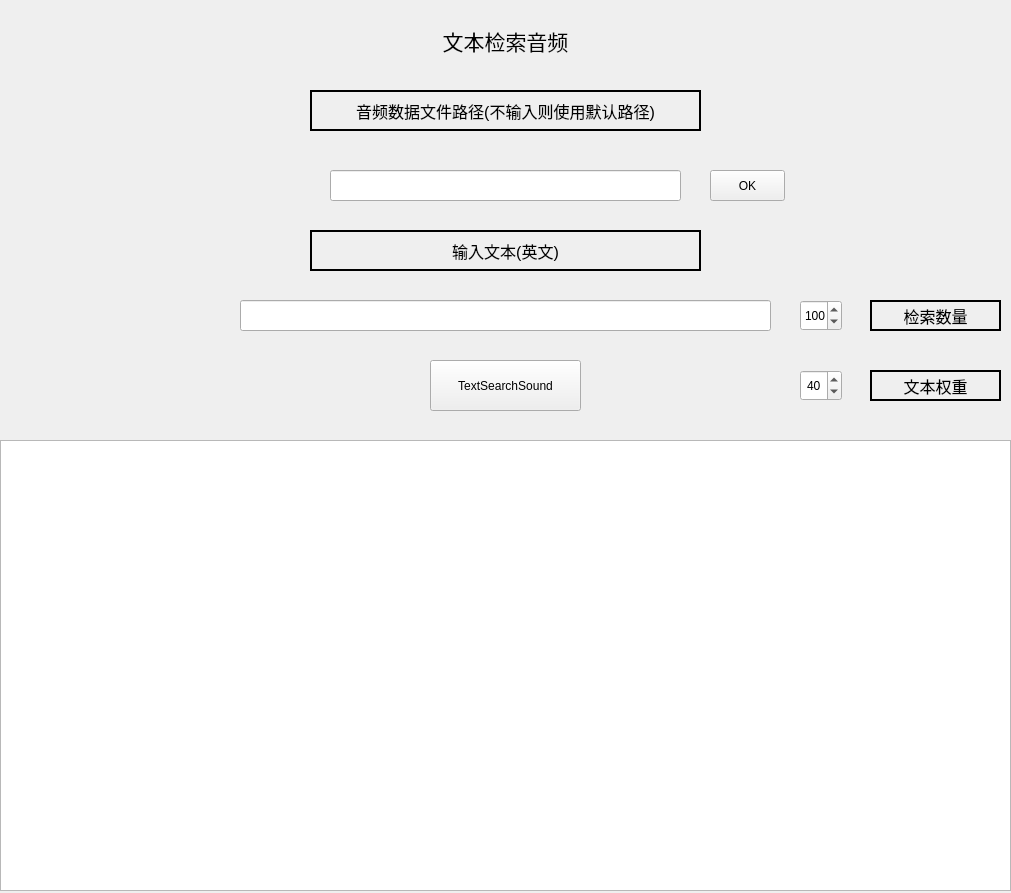
<?xml version="1.0" encoding="UTF-8"?>
<ui version="4.0">
 <class>Form_TextSearchSound</class>
 <widget class="QWidget" name="Form_TextSearchSound">
  <property name="geometry">
   <rect>
    <x>0</x>
    <y>0</y>
    <width>1011</width>
    <height>893</height>
   </rect>
  </property>
  <property name="windowTitle">
   <string>TextSearchSound</string>
  </property>
  <property name="windowIcon">
   <iconset theme="accessories-character-map"/>
  </property>
  <widget class="QTableView" name="tableView_TextSearchSound">
   <property name="geometry">
    <rect>
     <x>0</x>
     <y>440</y>
     <width>1011</width>
     <height>451</height>
    </rect>
   </property>
  </widget>
  <widget class="QLineEdit" name="lineEdit_TextSearchSound">
   <property name="geometry">
    <rect>
     <x>240</x>
     <y>300</y>
     <width>531</width>
     <height>31</height>
    </rect>
   </property>
  </widget>
  <widget class="QLabel" name="label_TextSearchSound">
   <property name="geometry">
    <rect>
     <x>380</x>
     <y>20</y>
     <width>251</width>
     <height>41</height>
    </rect>
   </property>
   <property name="font">
    <font>
     <pointsize>16</pointsize>
    </font>
   </property>
   <property name="text">
    <string>文本检索音频</string>
   </property>
   <property name="alignment">
    <set>Qt::AlignmentFlag::AlignCenter</set>
   </property>
  </widget>
  <widget class="QPushButton" name="pushButton_TextSearchSound">
   <property name="geometry">
    <rect>
     <x>430</x>
     <y>360</y>
     <width>151</width>
     <height>51</height>
    </rect>
   </property>
   <property name="sizePolicy">
    <sizepolicy hsizetype="Expanding" vsizetype="Expanding">
     <horstretch>0</horstretch>
     <verstretch>0</verstretch>
    </sizepolicy>
   </property>
   <property name="text">
    <string>TextSearchSound</string>
   </property>
   <property name="icon">
    <iconset theme="accessories-character-map"/>
   </property>
  </widget>
  <widget class="QLabel" name="label_ParquetFilePath">
   <property name="geometry">
    <rect>
     <x>310</x>
     <y>90</y>
     <width>391</width>
     <height>41</height>
    </rect>
   </property>
   <property name="sizePolicy">
    <sizepolicy hsizetype="Expanding" vsizetype="Expanding">
     <horstretch>0</horstretch>
     <verstretch>0</verstretch>
    </sizepolicy>
   </property>
   <property name="font">
    <font>
     <pointsize>12</pointsize>
     <bold>false</bold>
    </font>
   </property>
   <property name="autoFillBackground">
    <bool>true</bool>
   </property>
   <property name="frameShape">
    <enum>QFrame::Shape::WinPanel</enum>
   </property>
   <property name="frameShadow">
    <enum>QFrame::Shadow::Plain</enum>
   </property>
   <property name="lineWidth">
    <number>1</number>
   </property>
   <property name="midLineWidth">
    <number>0</number>
   </property>
   <property name="text">
    <string>音频数据文件路径(不输入则使用默认路径)</string>
   </property>
   <property name="scaledContents">
    <bool>false</bool>
   </property>
   <property name="alignment">
    <set>Qt::AlignmentFlag::AlignCenter</set>
   </property>
  </widget>
  <widget class="QLineEdit" name="lineEdit_ParquetFilePath">
   <property name="geometry">
    <rect>
     <x>330</x>
     <y>170</y>
     <width>351</width>
     <height>31</height>
    </rect>
   </property>
  </widget>
  <widget class="QLabel" name="label_InputText">
   <property name="geometry">
    <rect>
     <x>310</x>
     <y>230</y>
     <width>391</width>
     <height>41</height>
    </rect>
   </property>
   <property name="sizePolicy">
    <sizepolicy hsizetype="Expanding" vsizetype="Expanding">
     <horstretch>0</horstretch>
     <verstretch>0</verstretch>
    </sizepolicy>
   </property>
   <property name="font">
    <font>
     <pointsize>12</pointsize>
     <bold>false</bold>
    </font>
   </property>
   <property name="autoFillBackground">
    <bool>true</bool>
   </property>
   <property name="frameShape">
    <enum>QFrame::Shape::WinPanel</enum>
   </property>
   <property name="frameShadow">
    <enum>QFrame::Shadow::Plain</enum>
   </property>
   <property name="lineWidth">
    <number>1</number>
   </property>
   <property name="midLineWidth">
    <number>0</number>
   </property>
   <property name="text">
    <string>输入文本(英文)</string>
   </property>
   <property name="scaledContents">
    <bool>false</bool>
   </property>
   <property name="alignment">
    <set>Qt::AlignmentFlag::AlignCenter</set>
   </property>
  </widget>
  <widget class="QSpinBox" name="spinBox_TextSearchSound">
   <property name="geometry">
    <rect>
     <x>800</x>
     <y>300</y>
     <width>42</width>
     <height>31</height>
    </rect>
   </property>
   <property name="alignment">
    <set>Qt::AlignmentFlag::AlignCenter</set>
   </property>
   <property name="maximum">
    <number>5000</number>
   </property>
   <property name="value">
    <number>100</number>
   </property>
   <property name="displayIntegerBase">
    <number>10</number>
   </property>
  </widget>
  <widget class="QLabel" name="label_SearchNum">
   <property name="geometry">
    <rect>
     <x>870</x>
     <y>300</y>
     <width>131</width>
     <height>31</height>
    </rect>
   </property>
   <property name="sizePolicy">
    <sizepolicy hsizetype="Expanding" vsizetype="Expanding">
     <horstretch>0</horstretch>
     <verstretch>0</verstretch>
    </sizepolicy>
   </property>
   <property name="font">
    <font>
     <pointsize>12</pointsize>
     <bold>false</bold>
    </font>
   </property>
   <property name="autoFillBackground">
    <bool>true</bool>
   </property>
   <property name="frameShape">
    <enum>QFrame::Shape::WinPanel</enum>
   </property>
   <property name="frameShadow">
    <enum>QFrame::Shadow::Plain</enum>
   </property>
   <property name="lineWidth">
    <number>1</number>
   </property>
   <property name="midLineWidth">
    <number>0</number>
   </property>
   <property name="text">
    <string>检索数量</string>
   </property>
   <property name="scaledContents">
    <bool>false</bool>
   </property>
   <property name="alignment">
    <set>Qt::AlignmentFlag::AlignCenter</set>
   </property>
  </widget>
  <widget class="QSpinBox" name="spinBox_CombineWeight">
   <property name="geometry">
    <rect>
     <x>800</x>
     <y>370</y>
     <width>42</width>
     <height>31</height>
    </rect>
   </property>
   <property name="alignment">
    <set>Qt::AlignmentFlag::AlignCenter</set>
   </property>
   <property name="maximum">
    <number>100</number>
   </property>
   <property name="stepType">
    <enum>QAbstractSpinBox::StepType::DefaultStepType</enum>
   </property>
   <property name="value">
    <number>40</number>
   </property>
   <property name="displayIntegerBase">
    <number>10</number>
   </property>
  </widget>
  <widget class="QLabel" name="label_CombineWeight">
   <property name="geometry">
    <rect>
     <x>870</x>
     <y>370</y>
     <width>131</width>
     <height>31</height>
    </rect>
   </property>
   <property name="sizePolicy">
    <sizepolicy hsizetype="Expanding" vsizetype="Expanding">
     <horstretch>0</horstretch>
     <verstretch>0</verstretch>
    </sizepolicy>
   </property>
   <property name="font">
    <font>
     <pointsize>12</pointsize>
     <bold>false</bold>
    </font>
   </property>
   <property name="autoFillBackground">
    <bool>true</bool>
   </property>
   <property name="frameShape">
    <enum>QFrame::Shape::WinPanel</enum>
   </property>
   <property name="frameShadow">
    <enum>QFrame::Shadow::Plain</enum>
   </property>
   <property name="lineWidth">
    <number>1</number>
   </property>
   <property name="midLineWidth">
    <number>0</number>
   </property>
   <property name="text">
    <string>文本权重</string>
   </property>
   <property name="scaledContents">
    <bool>false</bool>
   </property>
   <property name="alignment">
    <set>Qt::AlignmentFlag::AlignCenter</set>
   </property>
  </widget>
  <widget class="QPushButton" name="pushButton_LoadParquet">
   <property name="geometry">
    <rect>
     <x>710</x>
     <y>170</y>
     <width>75</width>
     <height>31</height>
    </rect>
   </property>
   <property name="text">
    <string>OK</string>
   </property>
  </widget>
 </widget>
 <resources/>
 <connections/>
</ui>
